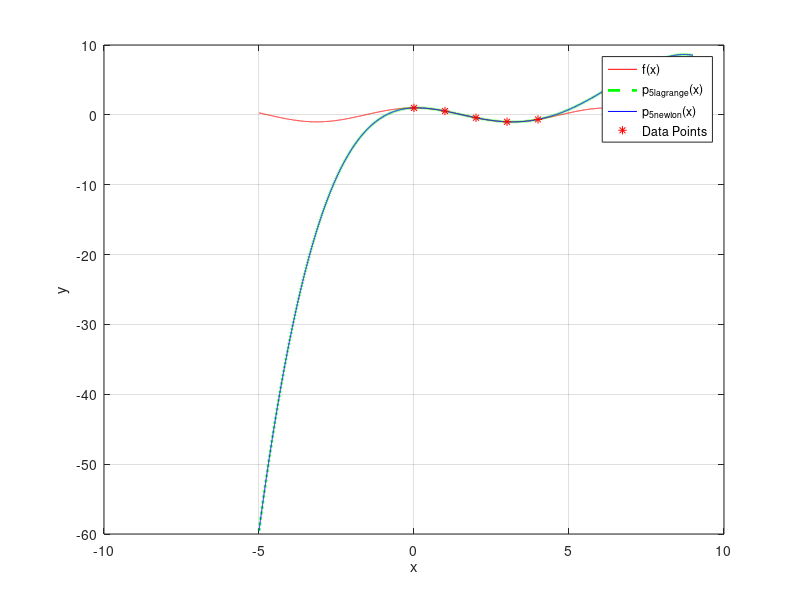

This figure's MATLAB source:
% ME 303 
% Lagrange Polynomial vs. Newton Polynomial

clear all
close all
clc

X=0:1:4;
f=@(x) cos(x);
Y=f(X);
xc=-5+min(X):0.001:max(X)+5;

%%% ---- LAGRANGE POLYNOMIAL ---- %%%

n=length(X);
L=zeros(n,n);

for k=1:n
    V=1;
    for j=1:n
        if k~=j
            V=conv(V,poly(X(j)))/(X(k)-X(j));
        end
    end
    L(k,:)=V;
end

C_l=Y*L;

yc_lag=zeros(1,length(xc));
for i=1:length(C_l)
    yc_lag=yc_lag+C_l(i)*xc.^(n-i);
end

%%% ---- NEWTON POLYNOMIAL ---- %%%

D(:,1)=Y';
for j=2:n
    for k=j:n
        D(k,j)=(D(k,j-1) - D(k-1,j-1))/...
            (X(k)-X(k-j+1));
    end
end

C_n=D(n,n);
for k=(n-1):-1:1
    C_n=conv(C_n,[1,-X(k)]);
    C_n(end)=C_n(end)+D(k,k);
end

yc_new=zeros(1,length(xc));
for i=1:length(C_n)
    yc_new=yc_new+C_n(i)*xc.^(n-i);
end

plot(xc,f(xc),'r')
hold on
plot(xc,yc_lag,'g--','Linewidth',2)
hold on
plot(xc,yc_new,'b')
hold on
plot(X,Y,'r*')
legend('f(x)','p_5_l_a_g_r_a_n_g_e(x)','p_5_n_e_w_t_o_n(x)','Data Points')
xlabel('x')
ylabel('y')
grid on
